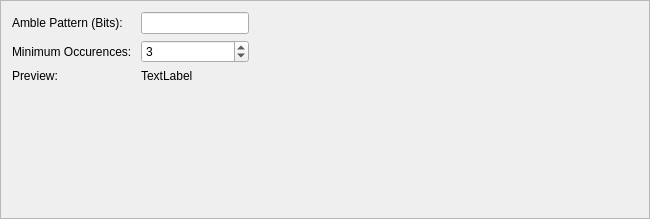
<?xml version="1.0" encoding="UTF-8"?>
<ui version="4.0">
 <class>FrameSyncCropSettings</class>
 <widget class="QFrame" name="FrameSyncCropSettings">
  <property name="geometry">
   <rect>
    <x>0</x>
    <y>0</y>
    <width>650</width>
    <height>219</height>
   </rect>
  </property>
  <property name="windowTitle">
   <string>Frame</string>
  </property>
  <property name="frameShape">
   <enum>QFrame::StyledPanel</enum>
  </property>
  <property name="frameShadow">
   <enum>QFrame::Raised</enum>
  </property>
  <layout class="QGridLayout" name="gridLayout">
   <item row="0" column="0">
    <widget class="QLabel" name="label_3">
     <property name="text">
      <string>Amble Pattern (Bits):</string>
     </property>
    </widget>
   </item>
   <item row="0" column="1">
    <widget class="QLineEdit" name="lAmblePattern">
     <property name="sizePolicy">
      <sizepolicy hsizetype="Minimum" vsizetype="Fixed">
       <horstretch>0</horstretch>
       <verstretch>0</verstretch>
      </sizepolicy>
     </property>
    </widget>
   </item>
   <item row="0" column="2">
    <spacer name="horizontalSpacer">
     <property name="orientation">
      <enum>Qt::Horizontal</enum>
     </property>
     <property name="sizeHint" stdset="0">
      <size>
       <width>325</width>
       <height>20</height>
      </size>
     </property>
    </spacer>
   </item>
   <item row="1" column="0">
    <widget class="QLabel" name="label_5">
     <property name="text">
      <string>Minimum Occurences: </string>
     </property>
    </widget>
   </item>
   <item row="1" column="1">
    <widget class="QSpinBox" name="spinBoxMinOccurences">
     <property name="sizePolicy">
      <sizepolicy hsizetype="Minimum" vsizetype="Fixed">
       <horstretch>0</horstretch>
       <verstretch>0</verstretch>
      </sizepolicy>
     </property>
     <property name="minimum">
      <number>1</number>
     </property>
     <property name="maximum">
      <number>99999999</number>
     </property>
     <property name="value">
      <number>3</number>
     </property>
    </widget>
   </item>
   <item row="2" column="0">
    <widget class="QLabel" name="label">
     <property name="text">
      <string>Preview:</string>
     </property>
    </widget>
   </item>
   <item row="2" column="1" colspan="2">
    <widget class="QLabel" name="lPreview">
     <property name="minimumSize">
      <size>
       <width>400</width>
       <height>0</height>
      </size>
     </property>
     <property name="maximumSize">
      <size>
       <width>400</width>
       <height>300</height>
      </size>
     </property>
     <property name="text">
      <string>TextLabel</string>
     </property>
    </widget>
   </item>
   <item row="3" column="0">
    <spacer name="verticalSpacer">
     <property name="orientation">
      <enum>Qt::Vertical</enum>
     </property>
     <property name="sizeHint" stdset="0">
      <size>
       <width>20</width>
       <height>33</height>
      </size>
     </property>
    </spacer>
   </item>
  </layout>
 </widget>
 <resources/>
 <connections/>
</ui>
